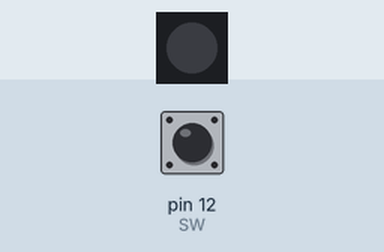
This sketch was run on a simulated Arduino Uno, built with avr-gcc and run on an emulated ATmega328P. On the bench: 1 RGB LEDs in strip order, left to right. The inputs (shaded band) are chosen by the test bench; at power-on: pin 12 (SW) HIGH. Dim RGB values are drawn brighter than linear.

Above: at 1.2 s.
1.3 s: pin 12 (SW) pulled LOW for 0.15 s
At 2.5 s:
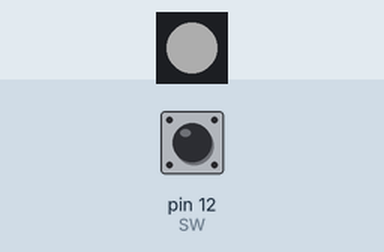
2.9 s: pin 12 (SW) pulled LOW for 1 s
At 3.7 s:
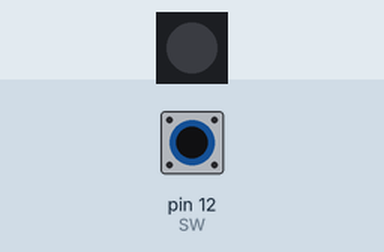
5.4 s: pin 12 (SW) pulled LOW for 3.2 s
At 6.8 s:
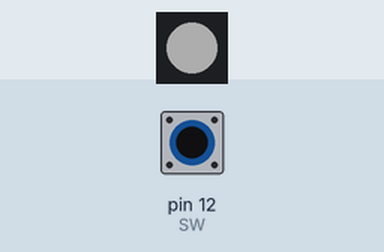
Timing chart, 0 to 8.4 s (numbered marks = the images above; inputs shaded):
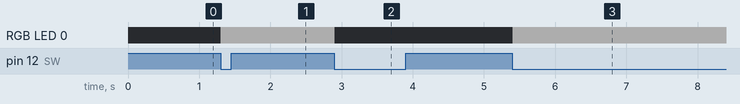

The sketch:

push_button_LED.ino
```cpp
#include <Adafruit_NeoPixel.h>

#define LED 11

Adafruit_NeoPixel pixels = Adafruit_NeoPixel(1, LED, NEO_GRB + NEO_KHZ800);

const int SW = 12;

boolean ledOn = LOW;
boolean previousSW = HIGH;
boolean currentSW = HIGH;

void setup() {
  pixels.begin();
  pixels.show();
  pinMode(SW, INPUT);
}


void loop() {
  currentSW = debounce(previousSW);

  if(previousSW == HIGH && currentSW == LOW) {
    ledOn = !ledOn;
  }
  previousSW = currentSW;
  if(ledOn == HIGH) {
    pixels.setPixelColor(0,50,50,50);
    pixels.show();
  }
  else {
    pixels.setPixelColor(0,0,0,0);
    pixels.show();
  }
}

boolean debounce(boolean previous) {
  boolean current = digitalRead(SW);
  if(previous != current) {
    delay(5);
    current = digitalRead(SW);
  }
  return current;
}
```

Measured:
- after the input at 1.3 s, RGB LED 0: off → RGB(50, 50, 50) at once
- after the input at 2.9 s, RGB LED 0: RGB(50, 50, 50) → off at once
- after the input at 5.4 s, RGB LED 0: off → RGB(50, 50, 50) at once
